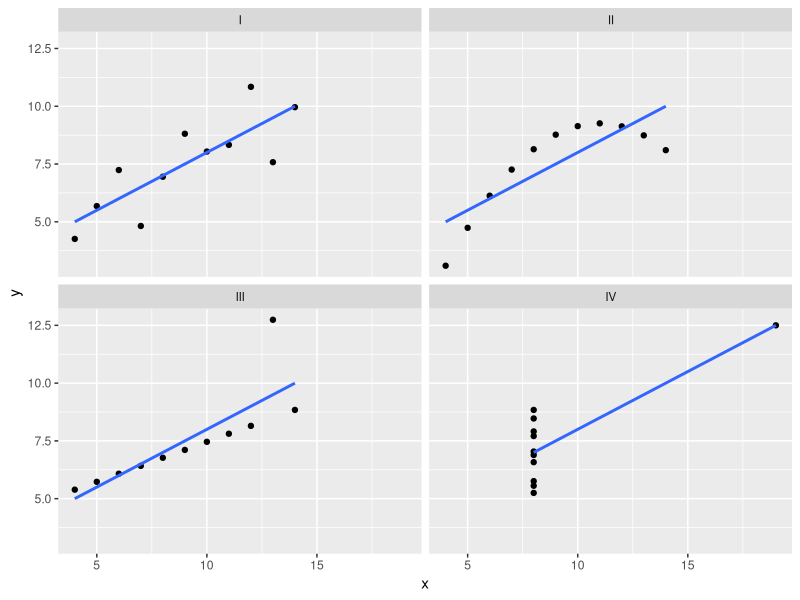

Here is the R script that generated this plot:
pdf(file="anscombe.pdf", paper="USr", height=0, width=0)

library(tidyverse)

anscombe

anscombe_tidy <- anscombe %>%
    mutate(observation = seq_len(n())) %>%
    gather(key, value, -observation) %>%
    separate(key, c("variable", "set"), 1, convert = TRUE) %>%
    mutate(set = c("I", "II", "III", "IV")[set]) %>%
    spread(variable, value) %>% arrange(set,observation)

anscombe_tidy

summarize(group_by(anscombe_tidy,set),
          mean(x), sd(y), mean(y), sd(y), cor(x,y), alpha=coef(lm(y ~ x))[1], beta=coef(lm(y ~ x))[2], R2=summary(lm(y ~ x))$r.squared 
          )

ggplot(anscombe_tidy, aes(x, y)) +
    geom_point() +
    facet_wrap(~ set) +
    geom_smooth(method = "lm", se = FALSE)

